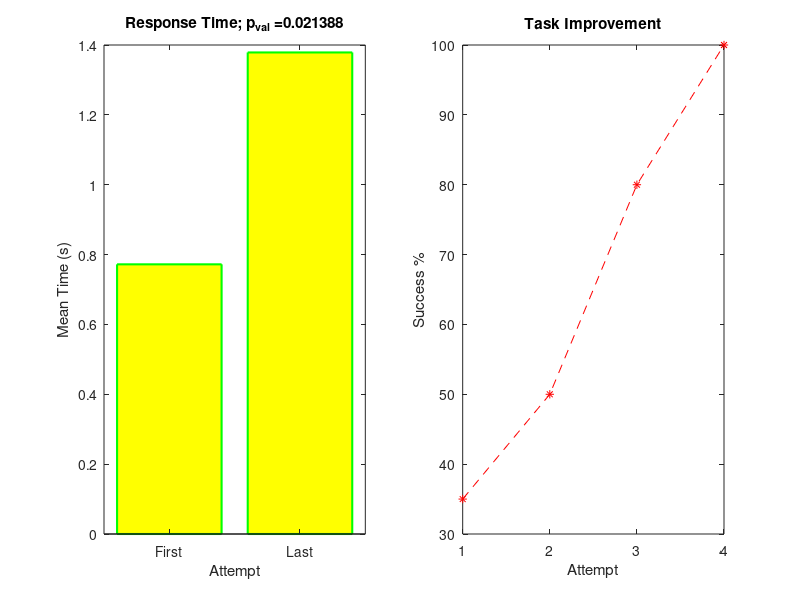

This figure's MATLAB source: (Note: this script raises an error after producing the figure.)

load("Responses003.mat");


%%%%%%%%%%%%%%%%%%%%%%%%%%%%%%%%%%%%%%%%% t-test %%%%%%%%%%%%%%%%%%%%%%%%%%%%%%%%%%%%%%%%%%%%%

% preforming t-test for paired samples (dependent), because there's a similar number of
% subjects in both conditions, and because we want to compare within
% subject in different days (in the same group, the 100 people are the same):

[h1,p1,ci1,stats1] = ttest(Responses003(:,3,1),Responses003(:,3,4));

% h1 = hypothesis (1 = accepting H1 , 0 = not rejecting H0)
% p1 = p-value (if less than 0.05, the result of the test is significant)
% ci1 = confidence interval (if 0 is in this interval, we're not rejecting H0)
% stats1 = statistics (t-value, degrees of freedom, etc.)

%%% the result of the test is significant %%%
%%% which make sence, because we expect to see a change in a person's running times %%%
%%% due to using the suplements %%%

time_means = [mean(Responses003(:,3,1)), mean(Responses003(:,3,4))];
time_success = [sum(Responses003(:,4,1)==1) + sum(Responses003(:,4,1)==4),sum(Responses003(:,4,2)==1) + sum(Responses003(:,4,2)==4),...
    sum(Responses003(:,4,3)==1) + sum(Responses003(:,4,3)==4),sum(Responses003(:,4,4)==1) + sum(Responses003(:,4,4)==4)];
precent_success = time_success/size(Responses003,1)*100;

figure('Toolbar','none','Menubar','none','NumberTitle','off',...
 'Units','normalized','position',[0.2 0.2 0.6 0.6],'Color',[1 1 1]);
subplot(1,2,1);
bar(time_means, 'FaceColor', 'y', 'EdgeColor', 'g', 'LineWidth', 1.5);
xticklabels({'First', 'Last'});
xlabel('Attempt');
ylabel('Mean Time (s)');
title({['Response Time; p_v_a_l =', num2str(p1)]});
subplot(1,2,2);
plot(precent_success, 'Marker', '*', 'Color', 'r', 'LineStyle', '--')
xticks(1:1:4);
xticklabels({'1', '2', '3', '4'});
xlabel('Attempt');
ylabel('Success %');
title('Task Improvement');
sgtitle('Dice Roll Sum Task');

